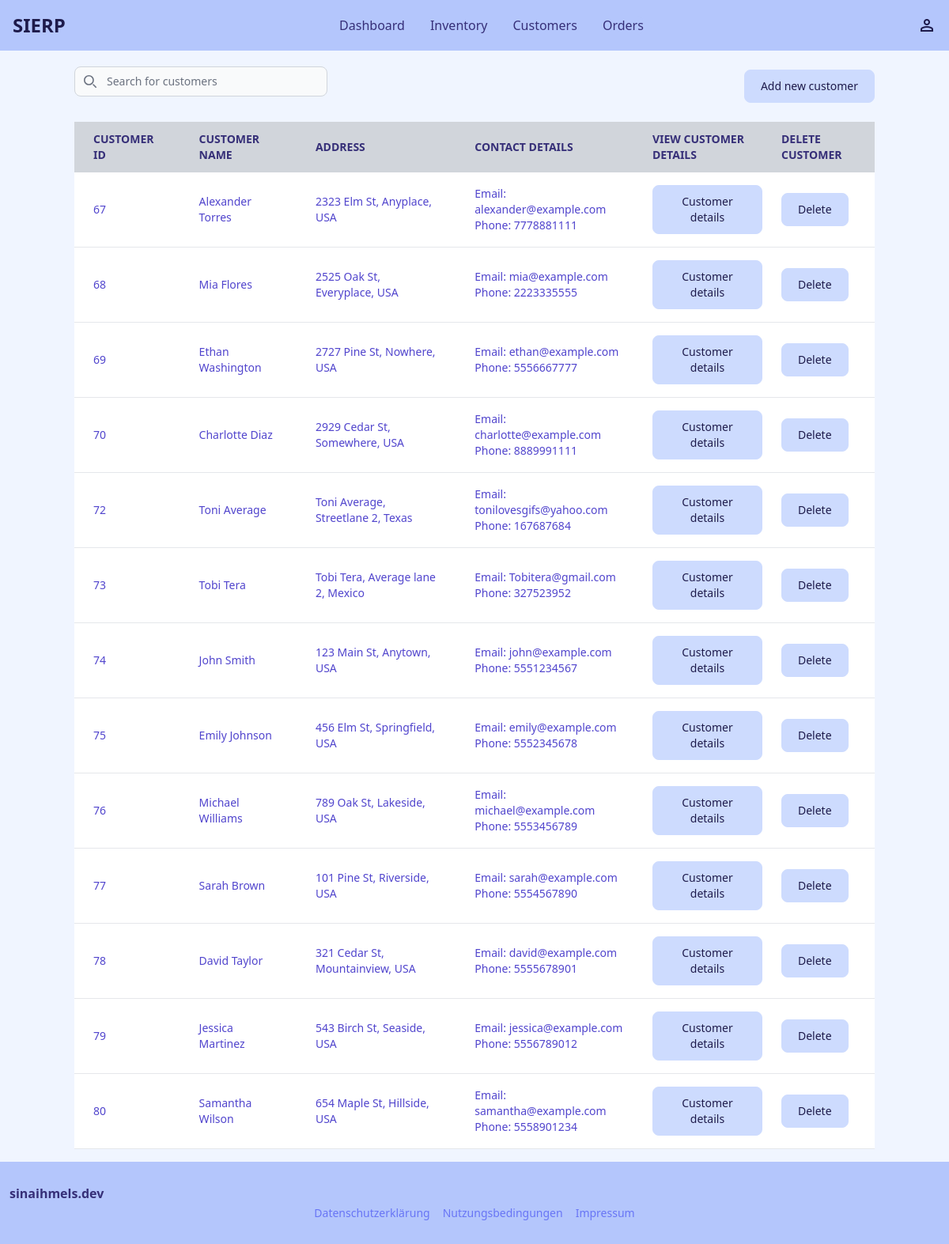
The app's page /customers/ with its own data.
### customers/models.py (models this page shows, shortened)
class Customer(models.Model):
    id = models.BigIntegerField().primary_key=True
    name = models.CharField(max_length=200)
    email = models.EmailField(max_length=254)
    address = models.CharField(max_length=400)
    phone = models.BigIntegerField()

### customers/views.py (the view, shortened to what this page needs)
# urls.py: path('', include('customers.urls')),
def customers(request):
    if request.method == "GET":
        customers = Customer.objects.all()
        return render(request, "customers/customers.html", {"customers": customers})

### customers/templates/customers/customers.html (shortened to what this page needs)
{% extends '_base.html' %}
{% block content %}
<div class="mx-1.5" name="navigation above table">
    <div
        class="min-w-full align-middle flex flex-column sm:flex-row flex-wrap space-y-4 sm:space-y-0 items-center justify-between pb-4">
        <div class="pb-4 bg-indigo-50 dark:bg-gray-900">
            <div class="relative mt-1">
                <div class="absolute inset-y-0 rtl:inset-r-0 start-0 flex items-center ps-3 pointer-events-none">
                </div>
                <input type="text" id="table-search" name="searched"
                    class="block pt-2 ps-10 text-sm text-gray-900 border border-gray-300 rounded-lg w-80 bg-gray-50 focus:ring-blue-500 focus:border-blue-500 dark:bg-gray-700 dark:border-gray-600 dark:placeholder-gray-400 dark:text-white dark:focus:ring-blue-500 dark:focus:border-blue-500"
                    placeholder="Search for customers">
            </div>
        </div>
        <div class="text-center">
            <a href="new_customer"><button class="inline-flex w-auto justify-center text-indigo-950 items-center bg-indigo-200 hover:bg-indigo-400 focus:ring-4 focus:outline-none focus:ring-primary-300
                rounded-lg border border-indigo-200 text-sm font-medium px-5 py-2.5 hover:text-indigo-950 focus:z-10 dark:bg-indigo-700 dark:text-indigo-300 dark:border-indigo-500 dark:hover:text-white
                dark:hover:bg-indigo-600 dark:focus:ring-indigo-600" type="button">Add new customer
                </button></a>
        </div>
    </div>
</div>
<div class="overflow-x-auto mx-1.5">
    <table class="w-full text-sm text-left rtl:text-right text-indigo-200 dark:text-indigo-400">
        <thead class="text-s text-indigo-900 uppercase bg-gray-300">
            <tr>
                <th scope="col" class="px-6 py-3">
                    Customer id
                </th>
                <th scope="col" class="px-6 py-3">
                    Customer name
                </th>
                <th scope="col" class="px-6 py-3">
                    Address
                </th>
                <th scope="col" class="px-6 py-3">
                    Contact details
                </th>
                <th scope="col" class="px-3 py-3">
                    View customer details
                </th>
                <th scope="col" class="px-3 py-3">
                    Delete customer
                </th>
            </tr>
        </thead>
        <tbody>
            {% for customer in customers %}
            <tr class="bg-white border-b dark:bg-gray-800 dark:border-gray-700 hover:bg-gray-50 dark:hover:bg-gray-600 text-indigo-700"
                id="customersrow">
                <td class="customer_id px-6 py-4">
                    {{customer.id}}
                </td>
                <td class="customer_name px-6 py-4">
                    {{customer.name}}
                </td>
                <td class="customer_address px-6 py-4">
                    {{customer.address}}
                </td>
                <td class="contact_details px-6 py-4" id="contactinfo">
                    Email: {{customer.email}}
                    Phone: {{customer.phone}}
                </td>
                <td class="px-3 py-4">
                    <button data-details-id="{{customer.id}}" data-drawer-show="details_customer"
                        data-drawer-target="details_customer" aria-controls="details_customer"
                        data-drawer-placement="right" class="customer_details_button inline-flex w-auto justify-center text-indigo-950 items-center bg-indigo-200 hover:bg-indigo-400 focus:ring-4 focus:outline-none focus:ring-primary-300
                    rounded-lg border border-indigo-200 text-sm font-medium px-5 py-2.5 hover:text-indigo-950 focus:z-10 dark:bg-indigo-700 dark:text-indigo-300 dark:border-indigo-500 dark:hover:text-white
                    dark:hover:bg-indigo-600 dark:focus:ring-indigo-600">Customer details</button>
                </td>
                <td class="px-3 py-4">
                    <button id="deleteButton" data-modal-target="deleteModal"
                        data-modal-toggle="deleteModal" class="inline-flex w-auto justify-center text-indigo-950 items-center bg-indigo-200 hover:bg-indigo-400 focus:ring-4 focus:outline-none focus:ring-primary-300
                rounded-lg border border-indigo-200 text-sm font-medium px-5 py-2.5 hover:text-indigo-950 focus:z-10 dark:bg-indigo-700 dark:text-indigo-300 dark:border-indigo-500 dark:hover:text-white
                dark:hover:bg-indigo-600 dark:focus:ring-indigo-600">Delete</button>
            {% endfor %}
        </tbody>
    </table>
</div>
{% endblock %}

### records on screen
Customer: id "67", name "Alexander Torres", address "2323 Elm St, Anyplace, USA", email "alexander@example.com", phone "7778881111"
Customer: id "68", name "Mia Flores", address "2525 Oak St, Everyplace, USA", email "mia@example.com", phone "2223335555"
Customer: id "69", name "Ethan Washington", address "2727 Pine St, Nowhere, USA", email "ethan@example.com", phone "5556667777"
Customer: id "70", name "Charlotte Diaz", address "2929 Cedar St, Somewhere, USA", email "charlotte@example.com", phone "8889991111"
Customer: id "72", name "Toni Average", address "Toni Average, Streetlane 2, Texas", email "tonilovesgifs@yahoo.com", phone "167687684"
Customer: id "73", name "Tobi Tera", address "Tobi Tera, Average lane 2, Mexico", email "Tobitera@gmail.com", phone "327523952"
Customer: id "74", name "John Smith", address "123 Main St, Anytown, USA", email "john@example.com", phone "5551234567"
Customer: id "75", name "Emily Johnson", address "456 Elm St, Springfield, USA", email "emily@example.com", phone "5552345678"
Customer: id "76", name "Michael Williams", address "789 Oak St, Lakeside, USA", email "michael@example.com", phone "5553456789"
Customer: id "77", name "Sarah Brown", address "101 Pine St, Riverside, USA", email "sarah@example.com", phone "5554567890"
Customer: id "78", name "David Taylor", address "321 Cedar St, Mountainview, USA", email "david@example.com", phone "5555678901"
Customer: id "79", name "Jessica Martinez", address "543 Birch St, Seaside, USA", email "jessica@example.com", phone "5556789012"
Customer: id "80", name "Samantha Wilson", address "654 Maple St, Hillside, USA", email "samantha@example.com", phone "5558901234"
